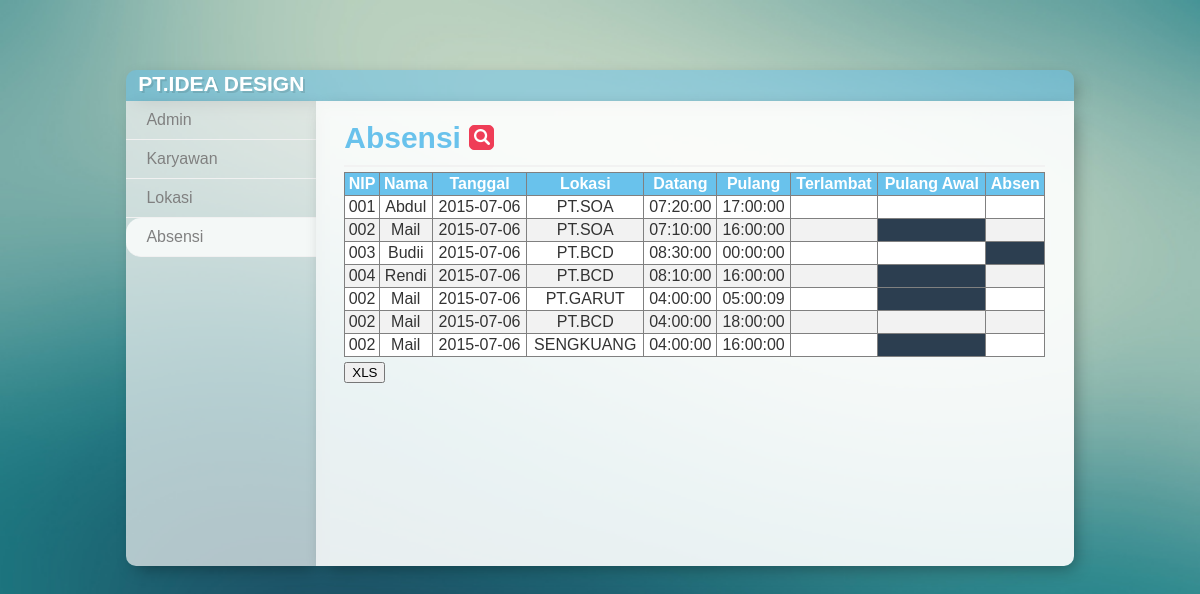
Page /absensi.php on the committed database.
### tables this page shows
CREATE TABLE IF NOT EXISTS `tabel_absen` (
  `id` int(11) NOT NULL AUTO_INCREMENT,
  `id_lokasi` int(11) NOT NULL,
  `nip_karyawan` varchar(20) NOT NULL,
  `tanggal` date NOT NULL,
  `datang` time NOT NULL,
  `pulang` time NOT NULL,
  `peraturan` int(11) NOT NULL,
  PRIMARY KEY (`id`)
);

CREATE TABLE IF NOT EXISTS `tabel_karyawan` (
  `nip` varchar(20) NOT NULL,
  `nama` varchar(40) NOT NULL,
  PRIMARY KEY (`nip`)
);

CREATE TABLE IF NOT EXISTS `tabel_lokasi` (
  `id` int(11) NOT NULL AUTO_INCREMENT,
  `nama` varchar(30) NOT NULL,
  `keterangan` text NOT NULL,
  PRIMARY KEY (`id`),
  UNIQUE KEY `nama` (`nama`)
);

### koneksi/kon.php (the view, shortened to what this page needs)
<?php
	class PDOx{
		function getKoneksi(){
			$hostname = '127.0.0.1';
			$username = 'root';
			$password = '';
			$database= 'data_absensi';
			$koneksi = new PDO("mysql:host=$hostname;dbname=$database", $username, $password);
			return $koneksi;
		}
	}
	class Tables{
		function getTableCustom($table_name,$headTbl,$query)
		{
			try {
				$pdo = new PDOx();
				$koneksi=$pdo->getKoneksi();
				$baris=0;
				echo '<table id=tbl'.$table_name.' class="tbla"><tr>';
				foreach($headTbl as $result){
					$isi=str_replace("_", " ", $result);
					echo "<th>".ucwords($isi)."</th>";
					$baris+=1;
				}
				echo "</tr>";
				$preparedStatement=$koneksi->prepare($query);
				$preparedStatement->execute();
				echo "<tr>";
				$results=$preparedStatement->fetchAll();
				foreach($results as $result){
					echo "<tr>";
					for ($a=0;$a<$baris;$a++){
						if($a>5)
						{
						}
						else
						{
							echo "<td>$result[$a]</td>";
						}
					}
					if($result[8]=="1")
					{
						echo "<td></td>";
						echo "<td></td>";
						echo "<td class='absen'></td>";
					}
					else
					{
						if($result[7]=="1")
						{
							echo "<td></td>";
							echo "<td class='absen'></td>";
							echo "<td></td>";
						}
						else if($result[6]=="1")
						{
							echo "<td class='absen'></td>";
							echo "<td></td>";
							echo "<td></td>";
						}
						else
						{
							echo "<td></td>";
							echo "<td></td>";
							echo "<td></td>";
						}
					}
					echo "</tr>";
				}
				echo "</tr></table>";
			}
			catch(PDOException $e){
				echo $e->getMessage();
			}
		}
		function getPT()
		{
			echo "PT.IDEA DESIGN";
		}
		function getMenu($level,$page)
		{
			if($level==1)
			{
				if($page==1)
				{
					echo"
					<div id='vmenu'>
					<ul>
					<li class='slc'><a href='admin.php'>Admin</a></li>
					<li><a href='karyawan.php'>Karyawan</a></li>
					<li><a href='lokasi.php'>Lokasi</a></li>
					<li><a href='absensi.php'>Absensi</a></li>
					</ul>
					</div>";
				}
				else if($page==3)
				{
					echo"
					<div id='vmenu'>
					<ul>
					<li><a href='admin.php'>Admin</a></li>
					<li><a href='karyawan.php'>Karyawan</a></li>
					<li><a href='lokasi.php'>Lokasi</a></li>
					<li class='slc'><a href='absensi.php'>Absensi</a></li>
					</ul>
					</div>";
				}
			}
			else
			{
			}
		}
	}
	?>

### absensi.php (shortened to what this page needs)
<?php
	include "koneksi/kon.php";
	$data=new Tables();
?>
<html>
<head>
<title><?php $data->getTitle()?></title>
<link rel="stylesheet" type="text/css" href="css/style.css" />
<link href="css/jquery-ui.css" rel="stylesheet" type="text/css">
</head>
<body>
	<div id='wrap'>
		<center>
			<div id='header'>
				<h1><?php $data->getPT()?></h1>
			</div>
			<div id='content'>
				<?php $data->getMenu(1,3)?>
				<div id='isi'>
					<h2>Absensi <button class='search'></button></h2>
					<hr>
							<td>Lokasi</td><td>:</td><td><?php $data->getComboBox("lokasi","SELECT id,nama from tabel_lokasi",1)?></td>
					<div id='ctn'>
						<?php $data->getTableCustom("tabel_absensi",$head=array("NIP","Nama","Tanggal","Lokasi","Datang","Pulang","Terlambat","Pulang Awal","Absen"),"SELECT tabel_karyawan.nip,
							tabel_karyawan.nama,
							tanggal,
							tabel_lokasi.nama as lokasi,
							tabel_absen.datang,
							tabel_absen.pulang,
							if(tabel_absen.datang>tabel_peraturan.waktu_masuk,1,0)as terlambat,
							if(tabel_absen.pulang<tabel_peraturan.waktu_pulang,1,0)as pulang_awal,
							if(tabel_absen.pulang='00:00:00' || tabel_absen.datang='00:00:00',1,0) as absen,
							tabel_absen.id
							FROM `tabel_absen`
							inner join tabel_karyawan on tabel_absen.nip_karyawan=tabel_karyawan.nip
							inner join tabel_lokasi on tabel_absen.id_lokasi=tabel_lokasi.id
							inner join tabel_peraturan on tabel_peraturan.id=tabel_absen.peraturan");?>
					</div>
					<div id='export' style='float:left;height:30px'>
							<button id='export'>XLS</button>
					</div>
				</div>
			</div>
		</center>
	</div>
</body>
</html>

### css/style.css (style rules this page uses)
body { background-image:url(../img/bg.jpg); background-repeat: no-repeat; background-attachment:fixed; background-size: 100%; color: #333333; font-family: Verdana,Geneva,sans-serif; }
#content table { width:100%; border-collapse: collapse; border:solid 1px #69C2EC; }
#content table th { background:#69C2EC; color:white; }
#content table tr,td,th { padding:2px; border:solid 1px grey; text-align:center; }
tr:nth-child(odd) { background: white; }
tr:nth-child(even) { background:#f2f2f2; }
#wrap { margin-top:70px; width:100%; }
#header { text-align:left; background:rgba(105, 194, 236,0.5); width:78%; padding:2px 1% 5px 1%; border-radius:10px 10px 0 0; box-shadow: 5px 6px 18px -5px rgba(0,0,0,0.41); }
#header h1 { margin:0; color:white; font-size:21px; text-shadow: 2px 2px rgba(0,0,0,0.1); }
#content { width:80%; background:white; }
#content #vmenu { float:left; width:20%; background:rgba(242,242,242,0.7); height:465px; border-radius:0 0 0 10px; box-shadow: 5px 6px 18px -5px rgba(0,0,0,0.41); z-index:1; }
#content #vmenu ul { text-decoration:none; margin:0; list-style-type: none; padding:0; }
#content #vmenu li { text-decoration:none; margin:0; list-style-type: none; cursor:pointer; color:grey; text-align:left; border-bottom:solid 1px #f1f1f1; }
#content #vmenu li a { text-decoration:none; color:grey; display:block; width:100%; padding:10px 20px 10px 20px; }
#content #isi { float:left; width:74%; background:rgba(255,255,255,0.9); height:400px; padding:0 3% 0 3%; border-radius:0 0 10px 0; box-shadow: 5px 6px 18px -5px rgba(0,0,0,0.41); z-index:0; overflow: scroll; overflow-x: hidden; }
#content #isi h2 { color:#69C2EC; margin:20px 0 10px 0; font-size:30px; text-align:left; }
#content #isi hr { margin:5px 0 5px 0; border:solid 0.07em #F2F2F2; }
#ctn { width:100%; margin:5px 0 5px 0; }
.slc { background:#F4F8F7; color:black; border-radius: 15px 0 0 15px; }
.absen { background:#2C3E50; }
h2 button { background:#468CD4; border:solid 1px #468CD4; color:white; border-radius:5px; }
.search { background:#EF3D57; border:solid 1px #EF3D57; color:white; border-radius:5px; height:25px; width:25px; background-image:url(../img/isearch.png); background-size: 70%; background-position:center; background-repeat:no-repeat; }

### rows in the picture
tabel_absen: tabel_karyawan.nip "001", tabel_karyawan.nama "Abdul", tanggal "2015-07-06", tabel_lokasi.nama "PT.SOA", datang "07:20:00", pulang "17:00:00"
tabel_absen: tabel_karyawan.nip "002", tabel_karyawan.nama "Mail", tanggal "2015-07-06", tabel_lokasi.nama "PT.SOA", datang "07:10:00", pulang "16:00:00"
tabel_absen: tabel_karyawan.nip "003", tabel_karyawan.nama "Budii", tanggal "2015-07-06", tabel_lokasi.nama "PT.BCD", datang "08:30:00", pulang "00:00:00"
tabel_absen: tabel_karyawan.nip "004", tabel_karyawan.nama "Rendi", tanggal "2015-07-06", tabel_lokasi.nama "PT.BCD", datang "08:10:00", pulang "16:00:00"
tabel_absen: tabel_karyawan.nip "002", tabel_karyawan.nama "Mail", tanggal "2015-07-06", tabel_lokasi.nama "PT.GARUT", datang "04:00:00", pulang "05:00:09"
tabel_absen: tabel_karyawan.nip "002", tabel_karyawan.nama "Mail", tanggal "2015-07-06", tabel_lokasi.nama "PT.BCD", datang "04:00:00", pulang "18:00:00"
tabel_absen: tabel_karyawan.nip "002", tabel_karyawan.nama "Mail", tanggal "2015-07-06", tabel_lokasi.nama "SENGKUANG", datang "04:00:00", pulang "16:00:00"

### other values in the picture
$isi "NIP"
$isi "Nama"
$isi "Tanggal"
$isi "Lokasi"
$isi "Datang"
$isi "Pulang"
$isi "Terlambat"
$isi "Pulang Awal"
$isi "Absen"
